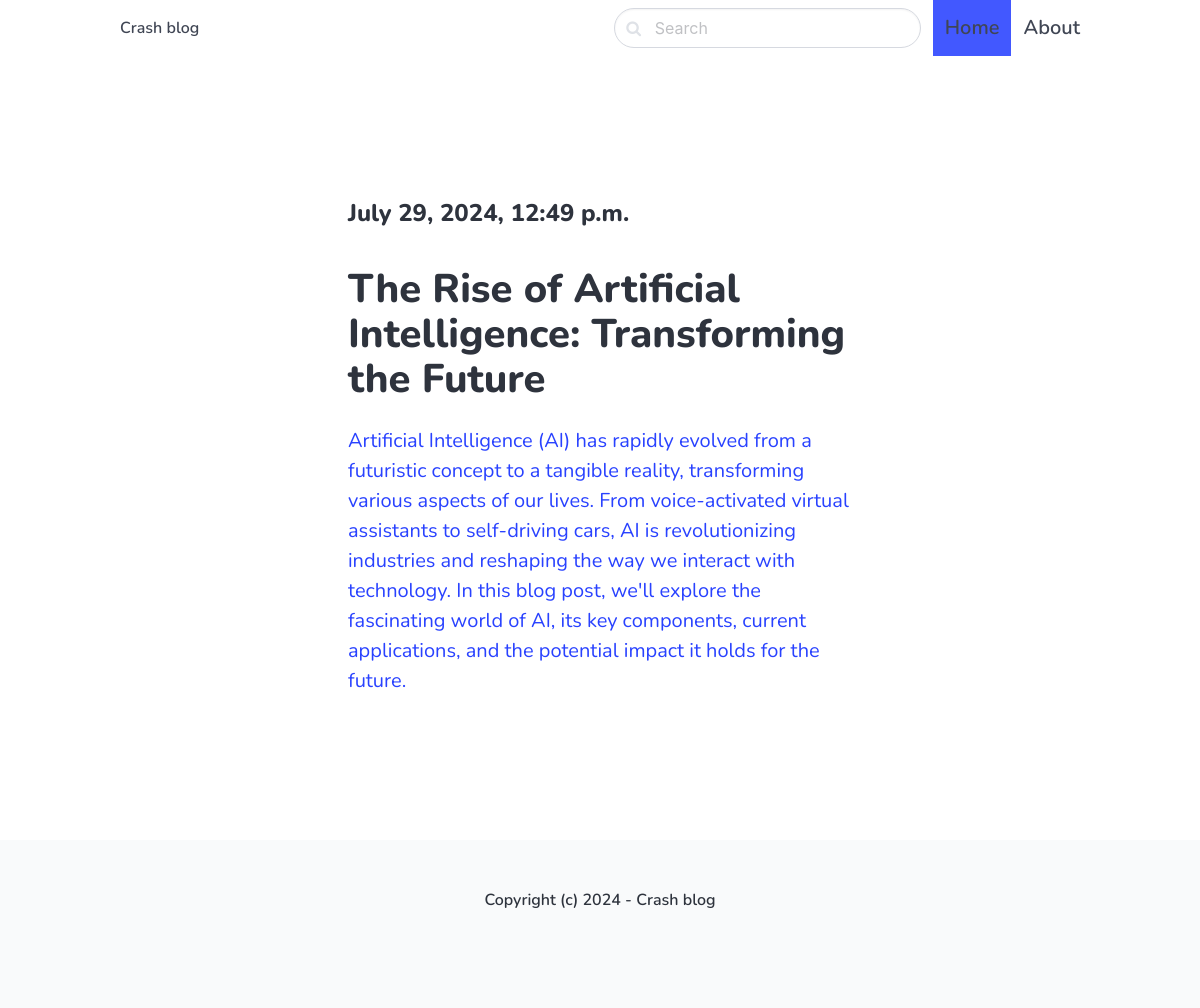
The page /ai/ on the database its author committed.
### blog/models.py (models this page shows, shortened)
class Post(models.Model):
    ACTIVE = 'active'
    DRAFT = 'draft'
    CHOICES_STATUS =(
        (ACTIVE, 'Active'),
        (DRAFT, 'Draft')
    )
    category = models.ForeignKey(Category, related_name='posts', on_delete=models.CASCADE)
    title = models.CharField(max_length=255)
    slug = models.SlugField()
    intro = models.TextField()
    body = models.TextField()
    created_at = models.DateTimeField(auto_now_add=True)
    status = models.CharField(max_length=10, choices=CHOICES_STATUS, default=ACTIVE)
    image = models.ImageField(upload_to="uploads/", blank=True, null=True)
    class Meta:
        ordering = ('-created_at',)

### blog/views.py (the view)
# urls.py: path('<slug:slug>/', views.category, name='category_detail'),
def category(request, slug):
    category = get_object_or_404(Category, slug=slug)
    posts = category.posts.filter(status=Post.ACTIVE)
    return render(request, 'blog/category.html', {'category': category, 'posts': posts})

### blog/templates/blog/category.html (shortened to what this page needs)
{% extends "core/base.html" %}
{% block content %}
    <section class="hero ">
        <div class="hero-body">
            <div class="container">
                <section class="section">
                    <div class="columns">
                        <div class="column is-8 is-offset-2">
                            {% for post in posts %}
                                <div class="content is-medium">
                                    <a href="{% url 'post_detail' post.category.slug post.slug %}">
                                        <h2 class="subtitle is-4">{{ post.created_at }}</h2>
                                        <h1 class="title">{{ post.title }}</h1>
                                        <p> {{ post.intro }} </p>
                                    </a>
                                </div>
                            {% empty %}
                                <div class="content">
                                    <p>There is no posts in this category...</p>
                                </div>
                            {% endfor %}
                        </div>
                    </div>
                </section>
            </div>
        </div>
    </section>
{% endblock %}

### core/templates/core/base.html (style rules this page uses)
body { font-family: 'Nunito', sans-serif; }

### rows shown on the page
Post: created_at "July 29, 2024, 12:49 p.m.", title "The Rise of Artificial Intelligence: Transforming the Future", intro "Artificial Intelligence (AI) has rapidly evolved from a futuristic concept to a tangible reality, transforming various aspects of our lives. From voice-activated virtual assistants to self-driving cars, AI is revolutionizing industries and reshaping the way we interact with technology. In this blog post, we'll explore the fascinating world of AI, its key components, current applications, and the potential impact it holds for the future."
